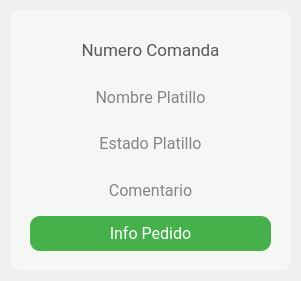
<?xml version="1.0" encoding="UTF-8"?>
<ui version="4.0">
 <class>cocinero_tarjeta</class>
 <widget class="QWidget" name="cocinero_tarjeta">
  <property name="geometry">
   <rect>
    <x>0</x>
    <y>0</y>
    <width>301</width>
    <height>281</height>
   </rect>
  </property>
  <property name="minimumSize">
   <size>
    <width>301</width>
    <height>281</height>
   </size>
  </property>
  <property name="maximumSize">
   <size>
    <width>301</width>
    <height>281</height>
   </size>
  </property>
  <property name="windowTitle">
   <string>Form</string>
  </property>
  <widget class="QFrame" name="frame">
   <property name="geometry">
    <rect>
     <x>10</x>
     <y>10</y>
     <width>281</width>
     <height>261</height>
    </rect>
   </property>
   <property name="minimumSize">
    <size>
     <width>281</width>
     <height>261</height>
    </size>
   </property>
   <property name="maximumSize">
    <size>
     <width>281</width>
     <height>261</height>
    </size>
   </property>
   <property name="styleSheet">
    <string notr="true">border-radius: 10px;
background-color: rgb(244, 247, 244);</string>
   </property>
   <property name="frameShape">
    <enum>QFrame::StyledPanel</enum>
   </property>
   <property name="frameShadow">
    <enum>QFrame::Raised</enum>
   </property>
   <widget class="QWidget" name="layoutWidget">
    <property name="geometry">
     <rect>
      <x>20</x>
      <y>20</y>
      <width>241</width>
      <height>221</height>
     </rect>
    </property>
    <layout class="QVBoxLayout" name="verticalLayout">
     <item>
      <widget class="QLabel" name="numComanda">
       <property name="font">
        <font>
         <family>Roboto</family>
         <pointsize>13</pointsize>
        </font>
       </property>
       <property name="styleSheet">
        <string notr="true">color: #585858
</string>
       </property>
       <property name="text">
        <string>Numero Comanda</string>
       </property>
       <property name="alignment">
        <set>Qt::AlignCenter</set>
       </property>
       <property name="wordWrap">
        <bool>true</bool>
       </property>
      </widget>
     </item>
     <item>
      <widget class="QLabel" name="nombrePlatillo">
       <property name="font">
        <font>
         <family>Roboto</family>
         <pointsize>12</pointsize>
        </font>
       </property>
       <property name="styleSheet">
        <string notr="true">color: rgb(133, 133, 133);
</string>
       </property>
       <property name="text">
        <string>Nombre Platillo</string>
       </property>
       <property name="alignment">
        <set>Qt::AlignCenter</set>
       </property>
       <property name="wordWrap">
        <bool>true</bool>
       </property>
      </widget>
     </item>
     <item>
      <widget class="QLabel" name="estadoPlatillo">
       <property name="font">
        <font>
         <family>Roboto</family>
         <pointsize>12</pointsize>
        </font>
       </property>
       <property name="styleSheet">
        <string notr="true">color: rgb(133, 133, 133);
</string>
       </property>
       <property name="text">
        <string>Estado Platillo</string>
       </property>
       <property name="alignment">
        <set>Qt::AlignCenter</set>
       </property>
       <property name="wordWrap">
        <bool>true</bool>
       </property>
      </widget>
     </item>
     <item>
      <widget class="QLabel" name="comentarioPlatillo">
       <property name="font">
        <font>
         <family>Roboto</family>
         <pointsize>12</pointsize>
        </font>
       </property>
       <property name="styleSheet">
        <string notr="true">color: rgb(133, 133, 133);
</string>
       </property>
       <property name="text">
        <string>Comentario</string>
       </property>
       <property name="alignment">
        <set>Qt::AlignCenter</set>
       </property>
       <property name="wordWrap">
        <bool>true</bool>
       </property>
      </widget>
     </item>
     <item>
      <widget class="QPushButton" name="btnInfoPedido">
       <property name="minimumSize">
        <size>
         <width>150</width>
         <height>35</height>
        </size>
       </property>
       <property name="maximumSize">
        <size>
         <width>16777215</width>
         <height>16777215</height>
        </size>
       </property>
       <property name="font">
        <font>
         <family>Roboto</family>
         <pointsize>12</pointsize>
        </font>
       </property>
       <property name="cursor">
        <cursorShape>PointingHandCursor</cursorShape>
       </property>
       <property name="styleSheet">
        <string notr="true">*{
	color: white;
	border-radius: 10px;
	background-color: #46B04A;
	border: none;
	padding: 5px;
}

:hover{
	background-color: white;
	border: 1px solid #46B04A;
	color: #46B04A;
}</string>
       </property>
       <property name="text">
        <string>Info Pedido</string>
       </property>
      </widget>
     </item>
    </layout>
   </widget>
  </widget>
 </widget>
 <resources/>
 <connections/>
</ui>
